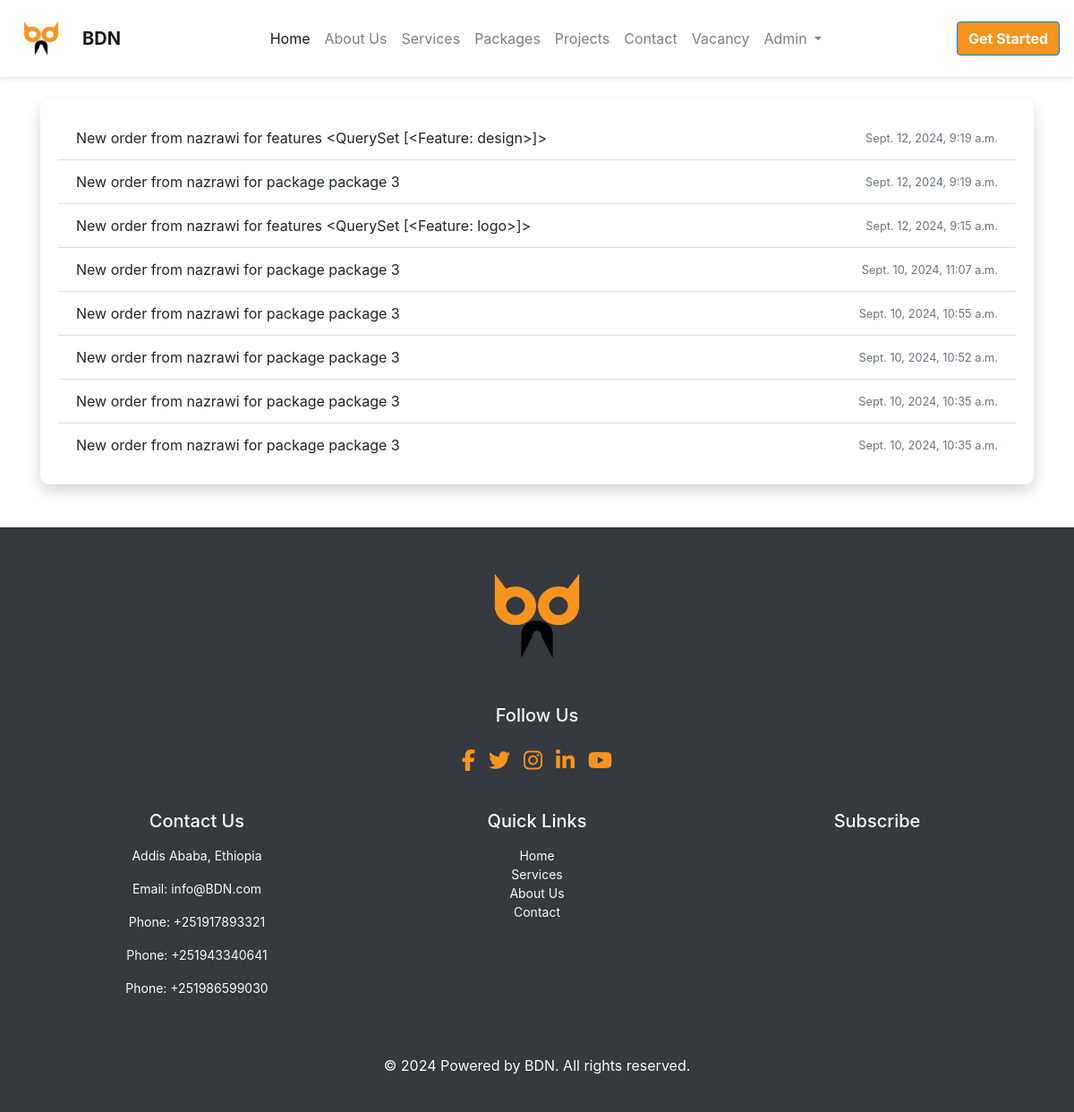
The app's page /package/notifications/ (signed in), older data.
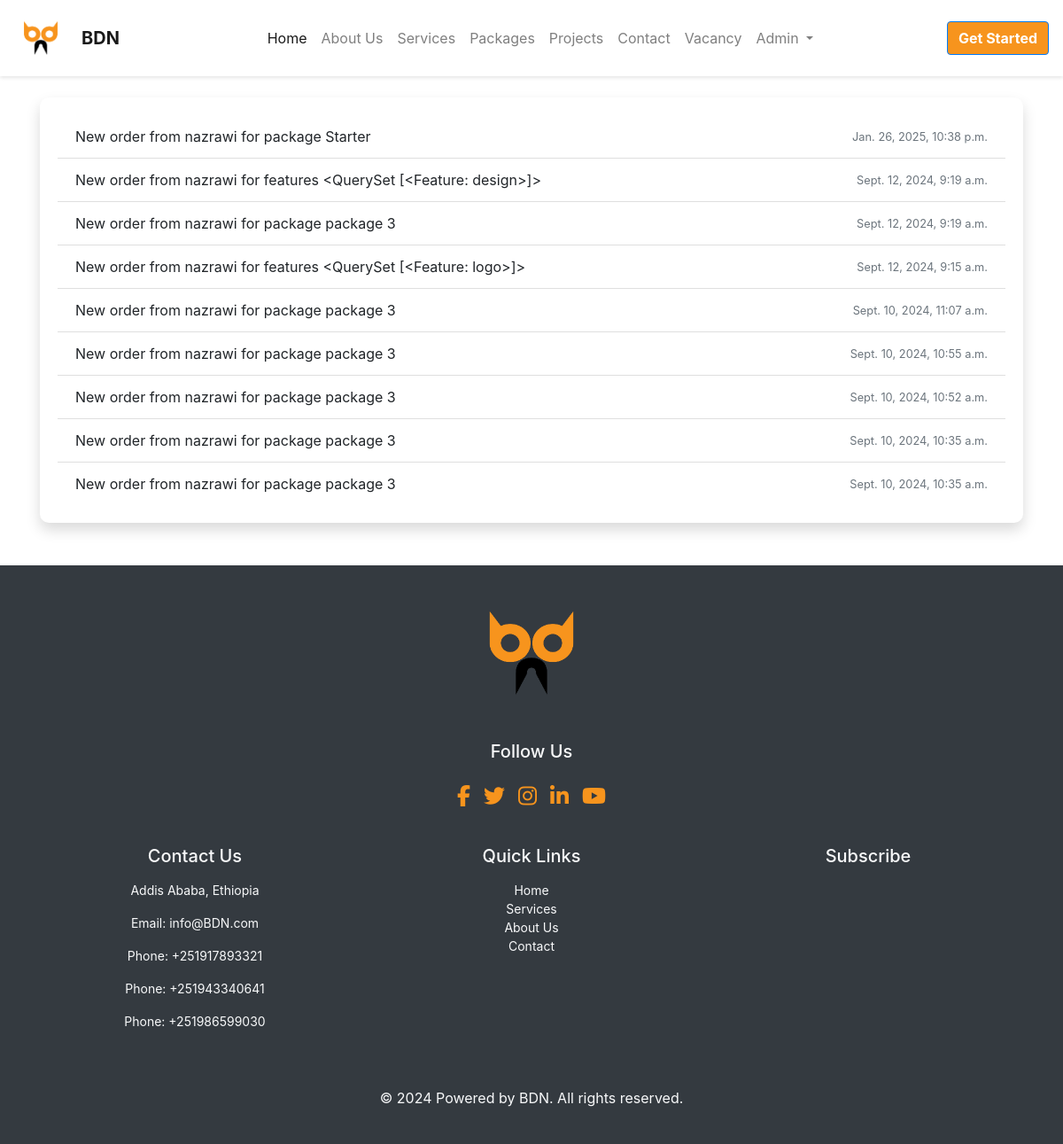
The same page, newer data.
### package/models.py (models this page shows, shortened)
class Notification(models.Model):
    user = models.ForeignKey(User, on_delete=models.CASCADE)  # The user receiving the notification
    order = models.ForeignKey(Order, on_delete=models.CASCADE)  # Related order
    message = models.CharField(max_length=255)  # Notification message
    created_at = models.DateTimeField(auto_now_add=True)  # When the notification was created
    is_read = models.BooleanField(default=False)  # Has the notification been read?

### package/views.py (the view)
# urls.py: path('notifications/', views.NotificationListView.as_view(), name='notifications_list'),
class NotificationListView(LoginRequiredMixin, ListView):
    model = Notification
    template_name = 'package/notifications.html'
    @method_decorator(user_passes_test(lambda u: u.is_superuser))
    def dispatch(self, *args, **kwargs):
        return super().dispatch(*args, **kwargs)
    def get_queryset(self):
        if self.request.user.is_authenticated:
            notifications = Notification.objects.filter(user=self.request.user).order_by('-created_at')
            notifications.update(is_read=True)
        else:
            notifications=Notification.objects.none()
        return notifications

### package/templates/package/notifications.html (shortened to what this page needs)
{% extends 'base.html' %}
{% block content %}
<div class="container py-5" style="padding-top:100px;">
    <h2 class="text-center mb-4">Your Notifications</h2>
    <div class="card shadow border-0">
        <div class="card-body">
            <ul class="list-group list-group-flush">
                {% for notification in object_list %}
                <li class="list-group-item d-flex justify-content-between align-items-center">
                    <span>{{ notification.message }}</span>
                    <small class="text-muted">{{ notification.created_at }}</small>
                </li>
                {% empty %}
                <li class="list-group-item text-center text-muted">No new notifications.</li>
                {% endfor %}
            </ul>
        </div>
    </div>
</div>
{% endblock %}

Row changes from the older to the newer data that the page shows:
added Notification: message "New order from nazrawi for package Starter", created_at "Jan. 26, 2025, 10:38 p.m."
